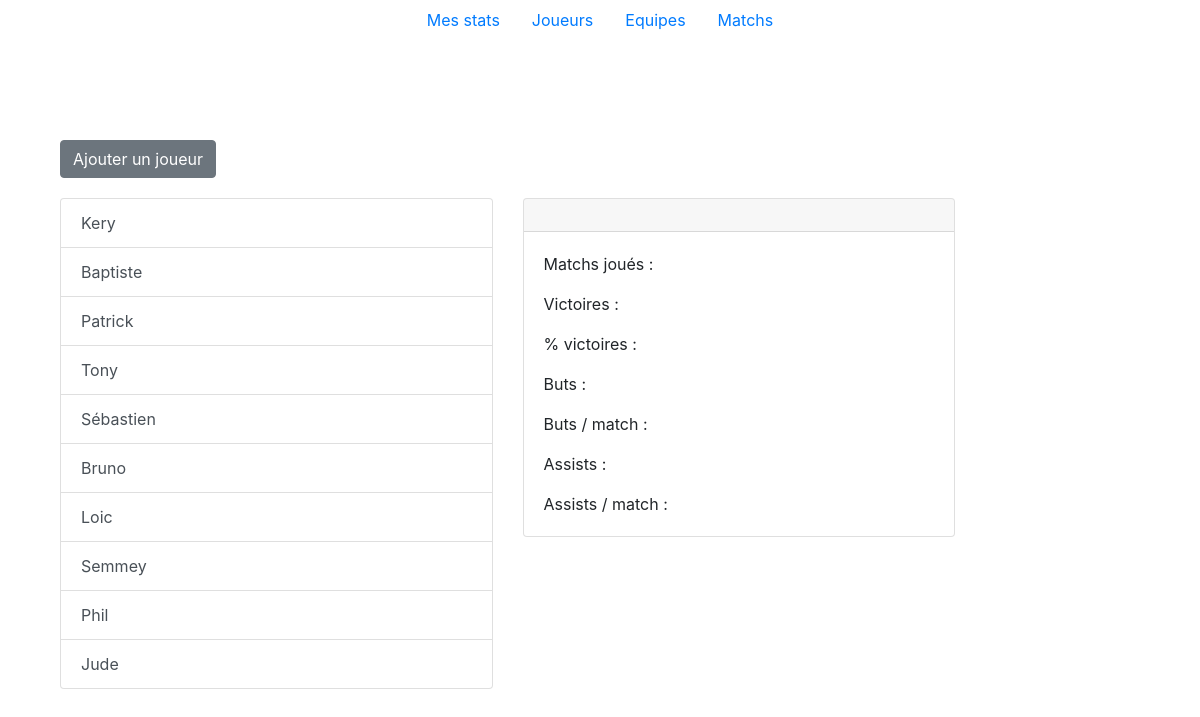
Page /index.php/players on the earlier database version.
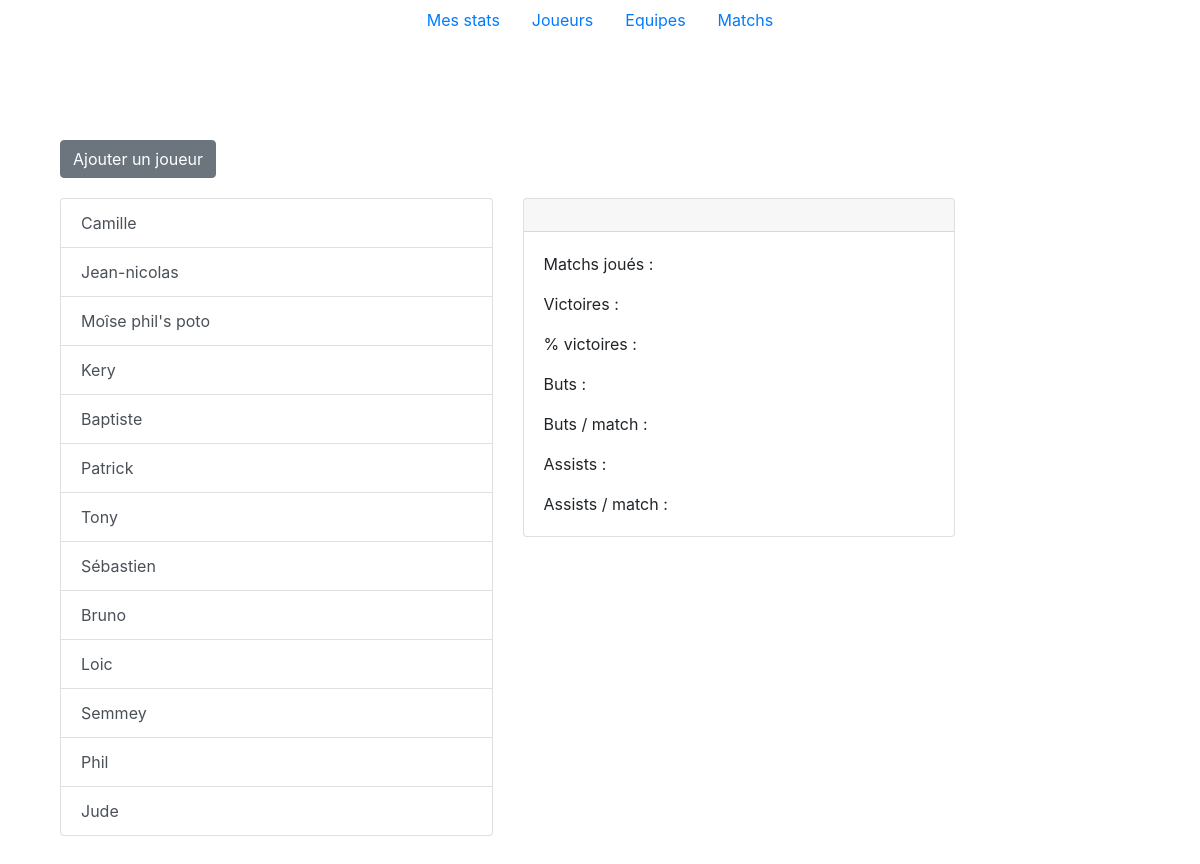
Same page on the later database version.
### tables this page shows
CREATE TABLE `players` (
  `id` int(11) NOT NULL,
  `name` varchar(250) NOT NULL
);

### application/controllers/Players.php (called while the page is built, shortened)
<?php
class Players extends CI_Controller {
	public function __construct()
	{
		$this->load->model('PlayersModel');
	}
	public function index()
	{
		$data['players'] = $this->PlayersModel->get_players();
		$this->load->view('templates/Header');
		$this->load->view('players/PlayersView', $data);
		$this->load->view('templates/Footer');
	}
}

### index.php (called while the page is built, shortened)
<?php
require_once BASEPATH.'core/CodeIgniter.php';

### application/models/PlayersModel.php (called while the page is built, shortened)
<?php
class PlayersModel extends CI_Model
{
	private $table_players = "players";
	public function get_players()
	{
		return $this->db->select('id, name')
				->from($this->table_players)
				->order_by('id', 'desc')
				->get()
				->result();
	}
}

### application/views/players/PlayersListView.php (the view)
<?php if(isset($players)): ?>
	<div class="list-group">
		<?php foreach ($players as $player): ?>
			<button type="button" class="list-group-item list-group-item-action player-list" onclick="showPlayerCard(this, <?= $player->id ?>, '<?= site_url('Players/get_player_data') ?>')" ><?= $player->name ?></button>
		<?php endforeach; ?>
	</div>
<?php endif; ?>

Differences in the rows shown:
added players: name "Camille"
added players: name "Jean-nicolas"
added players: name "Moîse phil's poto"
